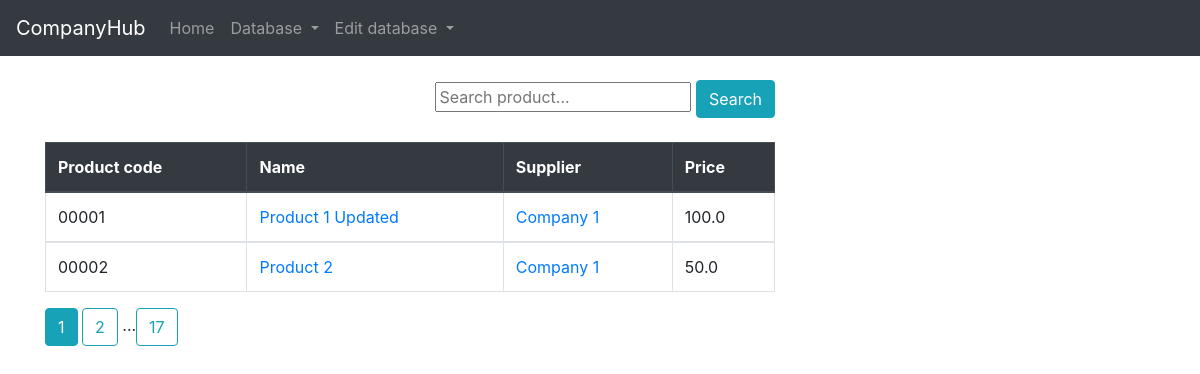
Before: /database/product with the older database file.
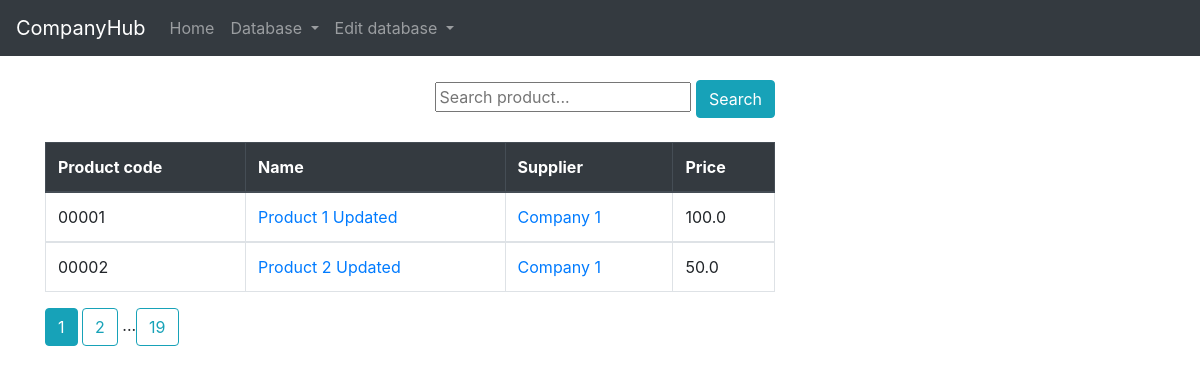
After: the same page with the newer database file.
### main/models.py (models this page shows, shortened)
class Product(models.Model):
    product_code = models.CharField(max_length=50)
    name = models.CharField(max_length=100)
    supplier_name = models.ForeignKey('Supplier', on_delete=models.CASCADE, null=True)
    price = models.FloatField(null=True)

class Supplier(models.Model):
    supplier_name = models.CharField(max_length=100)
    email = models.EmailField(null=True)
    def __str__(self):
        return self.supplier_name

### main/views.py (the view)
# urls.py: path('database/product', DatabaseProductListView.as_view(), name='main-database-product'),
class DatabaseProductListView(ListView):
    model = Product
    template_name = 'main/database-product.html'
    context_object_name = 'product'
    paginate_by = 2

### main/templates/main/database-product.html (shortened to what this page needs)
{% extends 'main/base.html' %}
{% block content %}
     <br/>
    <div class="float-right">
        <form action="{% url 'main-search-product' %}" method="get">
            <input type="text" name="q" placeholder="Search product...">
            <button class="btn btn-info" type="submit" >Search</button>
        </form>
    </div>
    <table class="table table-bordered">
        <thead class="thead-dark">
            <tr>
                 <th>Product code</th>
                 <th>Name</th>
                 <th>Supplier</th>
                 <th>Price</th>
            </tr>
        </thead>
         {% for item in product %}
            <tbody>
                <tr>
                    <td>{{ item.product_code }} </td>
                     <td><a href=" {% url 'main-product-detail' item.pk %}"> {{ item.name }} </a></td>
                    {% if item.supplier_name == None %}
                     <td>None</td>
                    {% else %}
                     <td><a href=" {% url 'main-supplier-detail' item.supplier_name.pk %}"> {{ item.supplier_name }} </a></td>
                    {% endif %}
                     <td>{{ item.price }}</td>
                </tr>
            </tbody>
        {% endfor %}
    </table>
    {% if is_paginated %}
        {% for num in page_obj.paginator.page_range %}
            {% if page_obj.number == num %}
                <a class="btn btn-info" href="?page={{num}}">{{num}}</a>
            {% elif num > page_obj.number|add:'-2' and num < page_obj.number|add:'2' %}
                <a class="btn btn-outline-info" href="?page={{num}}">{{num}}</a>
            {% endif %}
         {% endfor %}
        {% if page_obj.number != page_obj.paginator.num_pages|add:'-1' %}
            {% if page_obj.number == page_obj.paginator.num_pages %}
            {% elif page_obj.number == page_obj.paginator.num_pages|add:'-2' %}
                <a class="btn btn-outline-info" href="?page={{ page_obj.paginator.num_pages }}">{{ page_obj.paginator.num_pages }}</a>
            {% else %}
                ...<a class="btn btn-outline-info" href="?page={{ page_obj.paginator.num_pages }}">{{ page_obj.paginator.num_pages }}</a>
            {% endif %}
        {% endif %}
    {% endif %}
{% endblock content %}

### main/templates/main/base.html (shortened to what this page needs)
<!doctype html>
<html lang="en">
  <head>
    <link rel="stylesheet" href="https://cdn.jsdelivr.net/npm/bootstrap@4.5.3/dist/css/bootstrap.min.css">
  </head>
  <body>
        <nav class="navbar navbar-expand-lg navbar-dark bg-dark">
          <a class="navbar-brand" href="{% url 'main-home' %}">CompanyHub</a>
          <div class="collapse navbar-collapse" id="navbarNavDropdown">
            <ul class="navbar-nav">
              <li class="nav-item">
                <a class="nav-link" href="{% url 'main-home' %}">Home</a>
              </li>
              <li class="nav-item dropdown">
                <a class="nav-link dropdown-toggle" href="#" id="navbarDropdownDatabase" role="button" data-toggle="dropdown" aria-haspopup="true" aria-expanded="false">
                  Database
                </a>
              </li>
              <li class="nav-item dropdown">
                <a class="nav-link dropdown-toggle" href="#" id="navbarDropdownMenuLink" role="button" data-toggle="dropdown" aria-haspopup="true" aria-expanded="false">
                  Edit database
                </a>
              </li>
            </ul>
          </div>
        </nav>
       <main role="main" class="container">
        <div class="row">
          <div class="col-md-8">
             {% block content %}{% endblock content %}
          </div>
        </div>
       </main>
  </body>
</html>

Changed rows visible on the page:
changed Product: name "Product 2" → "Product 2 Updated"
Other visible differences:
{{ page_obj.paginator.num_pages }}: "17" → "19"
